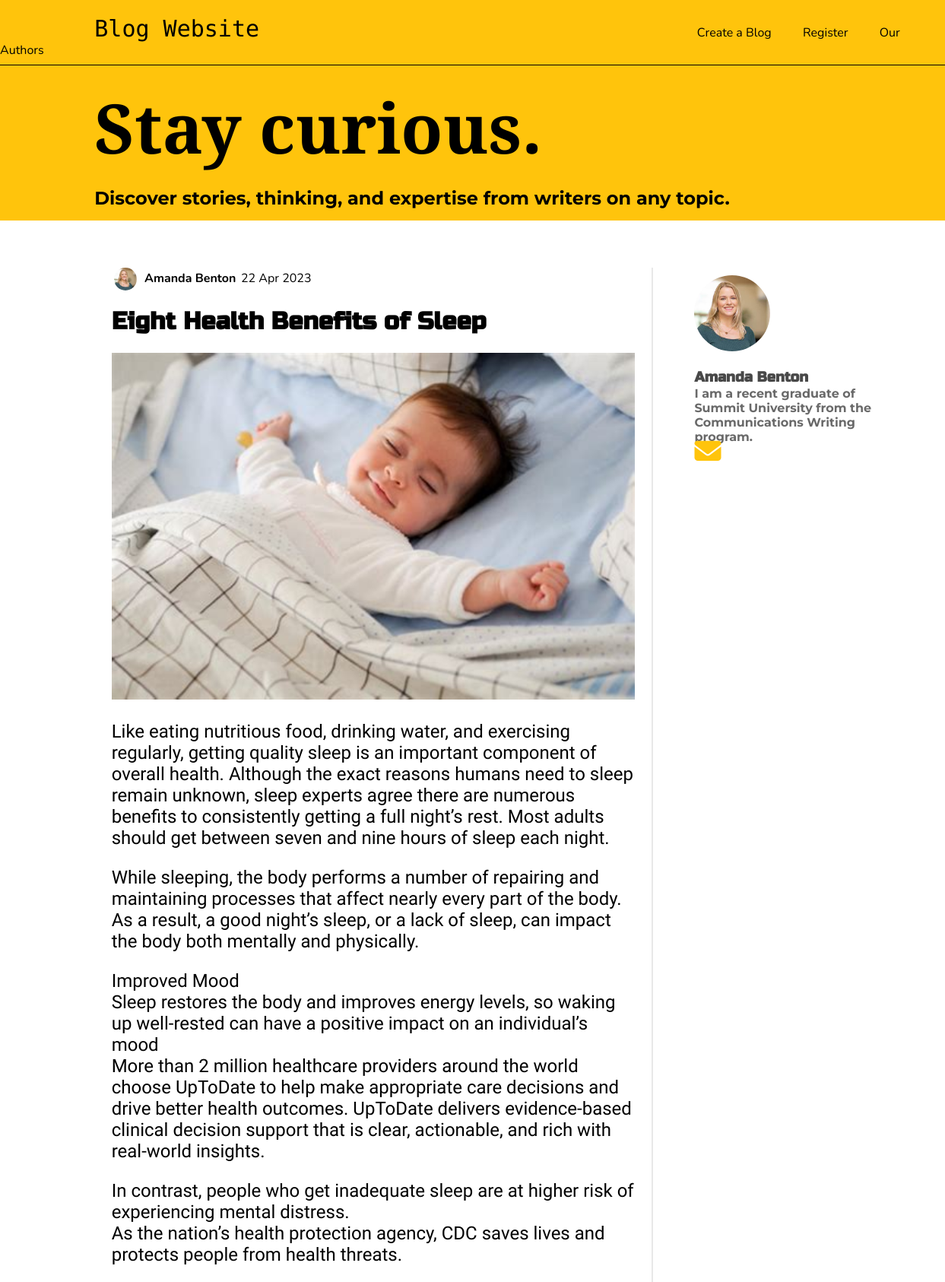
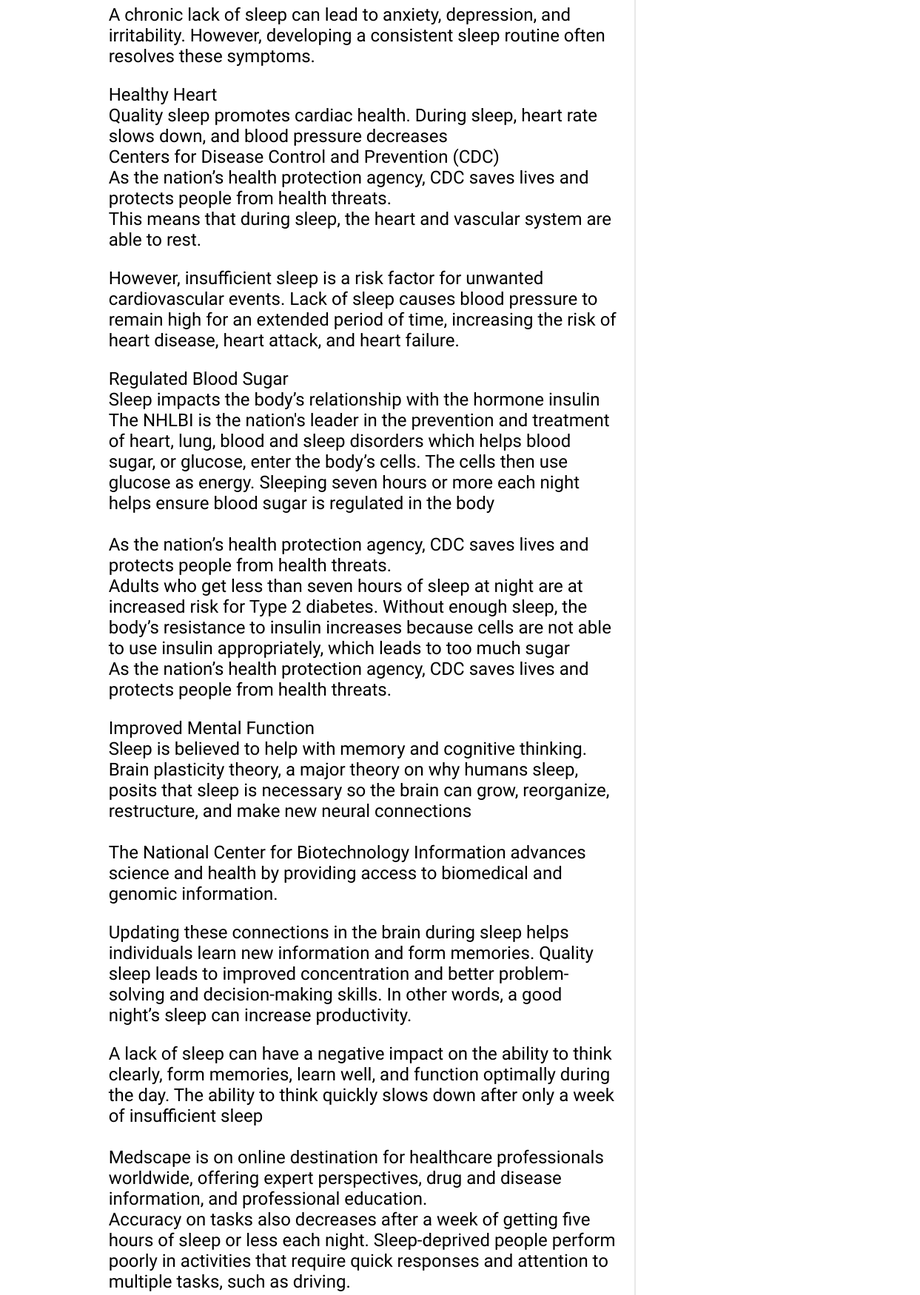
The page /posts/eight-health-benefits-of-sleep-365 (upper part) on the database its author committed (2 pictures, top to bottom).
### blog/models.py (models this page shows, shortened)
class Author(models.Model):
    author_name = models.CharField(max_length=50)
    author_image = models.ImageField(upload_to="authors_images",null=True)
    about_author = models.TextField(validators=[MinLengthValidator(10)])
    email_address = models.EmailField()

class Post(models.Model):
    title = models.CharField(max_length=150)
    blog_image = models.ImageField(upload_to="blogs_images",null=True)
    date = models.DateField(auto_now=True)
    slug = models.SlugField(unique=True,db_index=True)
    content = models.TextField(validators=[MinLengthValidator(10)])
    author = models.ForeignKey(Author, on_delete=models.SET_NULL, null=True, related_name="posts")

### blog/views.py (the view, shortened to what this page needs)
# urls.py: path("posts/<slug:slug>",views.SinglePostView.as_view(),name="single-post-page"),
class SinglePostView(View):
    def get(self, request, slug):
        post = Post.objects.get(slug=slug)
        context={
            "post" : post,
            "author": post.author,
            "comment_form": CommentForm(),
            "comments":post.comments.all().order_by("-id") # type: ignore
        }
        return render(request, "blog/single_post.html",context)

### blog/templates/blog/single_post.html (shortened to what this page needs)
{% load static %}
<!DOCTYPE html>
<html lang="en">
<head>
    <link rel="stylesheet" href="{% static "blog/single_post.css" %}" />
</head>
<body>
    <div class="top-nav" >
        <a href="/" class="blog-website" style="font-family: 'Monoton', cursive;" >Blog Website</a>
        <a href="{% url "create-post-page" %}" class="create" > Create a Blog</a>
        <a href="{% url "register-page" %}" class="register"> Register</a>
        <a href="{% url "all-authors-page" %}" class="our-authors"> Our Authors</a>
        <hr>
        <h1>Stay curious.</h1>
        <h2>Discover stories, thinking, and expertise from writers on any topic.</h2>
    </div>
    <div class="container">
        <div class="blog">
            <div class="image-author-container">
                    <img src="{{author.author_image.url}}" alt="avatar" />
                    <div class="name-date-container">
                        <h4>{{author.author_name }}</h4>
                        <time>{{post.date|date:"d M Y"}}</time>
                    </div>
            </div>
            <div class="blog-content">
                <h1>{{post.title}}</h1>
                <img src="{{post.blog_image.url}}" alt="{{post.title}}" />
                <p>{{post.content|linebreaks}}</p>
            </div>
        </div>
        <div class="author-comment">
            <div class="author-box">
                <img src="{{author.author_image.url}}" alt="{{author.author_name}}" />
                <h3>{{author.author_name }}</h3>
                <p>{{author.about_author }}</p>
                <a href="mailto:{{author.email_address }}">
                   <i class="fa fa-solid fa-envelope fa-2xl" style="color: #ffc40c;font-size:35px;"></i>
                </a>
            </div>
        </div>
    </div>
  </body>
</html>

### blog/static/blog/single_post.css (style rules this page uses)
body { margin: 0; }
.top-nav { background-color: rgb(255, 196, 12); padding-top: 20px; padding-bottom: 20px; }
.top-nav a { text-decoration: none; color: black; font-family: "Nunito", sans-serif; }
.top-nav hr { color: black; background-color: black; height: 1px; border-width: 0; }
.top-nav h1 { font-family: "Crimson Text", serif; padding-top: 0; margin-top: 20px; margin-bottom: 25px; padding-left: 10%; font-size: 90px; }
.top-nav h2 { font-family: "Montserrat", sans-serif; margin: 0; line-height: 0.7; padding-left: 10%; }
.blog-website { margin-left: 10%; font-size: 30px; }
.create { margin-left: 46%; }
.register { margin-left: 3%; }
.our-authors { margin-left: 3%; }
.container { padding-top: 5%; padding-left: 10%; display: flex; margin-bottom: 30px; }
.blog { width: 70%; height: 90%; padding-left: 2%; padding-right: 2%; padding-bottom: 0; border-right: 2px solid #e8e8e8; border-bottom: 2px solid #e8e8e8; border-bottom-right-radius: 10px; }
.image-author-container { height: 30px; display: flex; }
.image-author-container img { object-fit: cover; width: 30px; height: 30px; border-radius: 50%; margin-left: 0.5%; margin-right: 0.5%; }
.name-date-container { width: 100%; display: flex; font-family: "Nunito", sans-serif; }
.name-date-container h4 { padding: 0; padding-left: 1%; padding-top: 0.5%; margin: 0; }
.name-date-container time { padding: 0; padding-left: 1%; padding-top: 0.5%; margin: 0; }
.blog-content h1 { font-family: "Russo One", sans-serif; }
.blog-content img { width: 100%; }
.blog-content p { font-family: "Ysabeau", sans-serif; font-size: 24px; margin-bottom: 0; }
.author-comment { margin-left: 10px; margin-right: 10px; width: 35%; padding: 10px; position: relative; }
.author-box { width: 70%; margin-left: 10%; }
.author-box img { object-fit: cover; width: 100px; height: 100px; border-radius: 50%; }
.author-box h3 { font-family: "Russo One", sans-serif; color: #484848; font-weight: bold; margin-bottom: 1px; }
.author-box p { margin-top: 0; font-family: "Montserrat", sans-serif; font-weight: bold; color: #696969; margin-bottom: 2px; }

### rows shown on the page
Author: author_image (picture), author_name "Amanda Benton", about_author "I am a recent graduate of Summit University from the Communications Writing program."
Post: date "22 Apr 2023", title "Eight Health Benefits of Sleep", blog_image (picture), content "Like eating nutritious food, drinking water, and exercising regularly, getting quality sleep is an important component of overall health. Although the exact reasons humans need to sleep remain unknown, sleep experts agree there are numerous benefits to consistently getting a full night’s rest. Most adults should get between seven and nine hours of sleep each night. While sleeping, the body performs a number of repairing and maintaining processes that affect nearly every part of the body. As a result, a good night’s sleep, or a lack of sleep, can impact the body both mentally and physically. Improved Mood Sleep restores the body and improves energy levels, so waking up well-rested can have a…"
